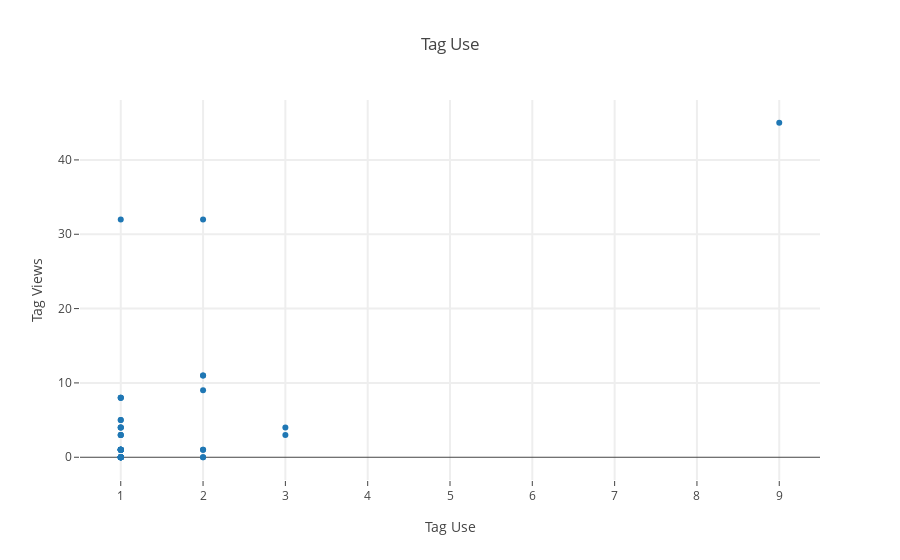

Notebook cell for this chart:
### Code cell
tag_names = [t for t in tags.keys()]
tag_views = [tags[t] for t in tag_names]
tag_occurs = [tag_uses[t] for t in tag_names]

import plotly
from plotly.graph_objs import Scatter, Layout, Bar

plotly.offline.init_notebook_mode(connected=True)

data = Scatter(
    y=tag_views, x=tag_occurs,
    text=tag_names,
    mode= 'markers',
)
fig = plotly.graph_objs.Figure(data=[data], layout=Layout(
    title= 'Tag Use',
    hovermode= 'closest',
    xaxis= dict(
        title= 'Tag Use',
        ticklen= 5,
        zeroline= False,
        gridwidth= 2,
    ),
    yaxis=dict(
        title= 'Tag Views',
        ticklen= 5,
        gridwidth= 2,
    ),
    showlegend= False
))
plotly.offline.iplot(fig)

### Figure 1 — Plotly figure (JSON) as saved in the notebook; plotly's stock layout.template omitted (floating-point values rounded to 4 significant figures)
{"data": [{"mode": "markers", "text": ["autonomy", "audio", "stats", "machine-learning", "integrator", "octopus", "3d", "cv", "statistics", "vision", "gan", "fMRI", "hardware", "kinematics", "connectomics", "paleontology", "visual-system", "neuroscience", "synapses", "networks", "deep-learning", "biomimicry", "MRI", "connectome", "internet", "em", "image-segmentation", "motion-coordination", "robot", "oculomotion", "multiple-sclerosis", "quick-read", "neural-nets", "graphs", "retina", "simulation", "distributed", "optogenetics", "robotics", "zebrafish", "neural-net", "whale", "evolution", "computation", "computer-vision", "electron-microscopy", "neurology"], "type": "scatter", "x": [1, 1, 1, 1, 1, 1, 1, 1, 2, 2, 1, 1, 1, 1, 3, 1, 1, 9, 1, 1, 2, 1, 1, 1, 1, 1, 1, 2, 1, 1, 1, 1, 1, 1, 2, 3, 1, 2, 1, 1, 1, 1, 1, 2, 2, 1, 1], "y": [0, 1, 5, 8, 0, 0, 1, 1, 9, 32, 1, 1, 0, 0, 3, 5, 0, 45, 8, 4, 11, 0, 1, 0, 4, 3, 3, 1, 0, 32, 1, 8, 0, 4, 1, 4, 0, 0, 0, 0, 1, 1, 0, 0, 11, 3, 1]}], "layout": {"hovermode": "closest", "showlegend": false, "title": "Tag Use", "xaxis": {"gridwidth": 2, "ticklen": 5, "title": "Tag Use", "zeroline": false}, "yaxis": {"gridwidth": 2, "ticklen": 5, "title": "Tag Views"}}}
